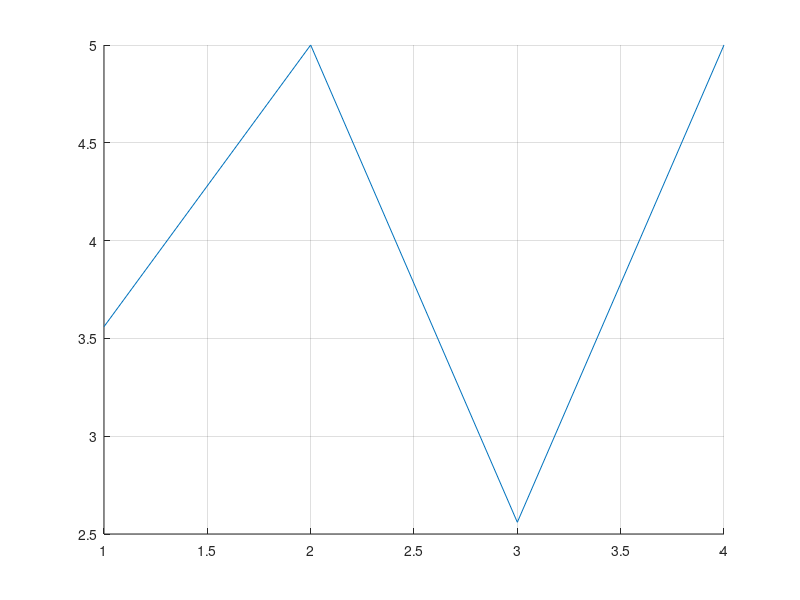

MATLAB code to generate this figure:
%Open data file 
fid=fopen('Shahin.csv');
% Read data from csv file
readData=textscan(fid, '%f %f %f %f %f %f %f','HeaderLines',2,'Delimiter', ',')
%Extract the data from read data
xData=1:1:4;
y6Data=readData{1,3}(:,1);

%plot
f1=figure(1);
grid on;
hold on;
plot(xData,y6Data)
% Reading the header names
% Open the file
fid=fopen('Shahin.csv');
%Read the data fron the csv file
readHeader=textscan(fid, '%s %s %s %s %s %s %s',1, 'HeaderLines', 0, 'Delimiter',',');
readData=textscan(fid, '%f %f %f','Delimiter',',');